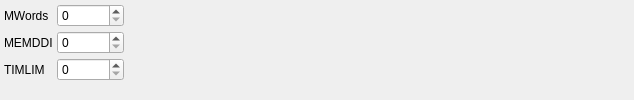
     <widget class="QWidget" name="SYSTEMTab">
      <attribute name="title">
       <string>$SYSTEM</string>
      </attribute>
      <layout class="QHBoxLayout" name="horizontalLayout_4">
       <property name="spacing">
        <number>4</number>
       </property>
       <property name="leftMargin">
        <number>4</number>
       </property>
       <property name="topMargin">
        <number>4</number>
       </property>
       <property name="rightMargin">
        <number>4</number>
       </property>
       <property name="bottomMargin">
        <number>4</number>
       </property>
       <item>
        <layout class="QFormLayout" name="formLayout_6">
         <item row="0" column="0">
          <widget class="QLabel" name="label_19">
           <property name="sizePolicy">
            <sizepolicy hsizetype="Minimum" vsizetype="Preferred">
             <horstretch>0</horstretch>
             <verstretch>0</verstretch>
            </sizepolicy>
           </property>
           <property name="text">
            <string>MWords</string>
           </property>
          </widget>
         </item>
         <item row="0" column="1">
          <widget class="QSpinBox" name="MWORDSSpin">
           <property name="minimum">
            <number>0</number>
           </property>
           <property name="maximum">
            <number>1000000000</number>
           </property>
           <property name="singleStep">
            <number>16</number>
           </property>
           <property name="value">
            <number>0</number>
           </property>
          </widget>
         </item>
         <item row="1" column="0">
          <widget class="QLabel" name="label_18">
           <property name="sizePolicy">
            <sizepolicy hsizetype="Minimum" vsizetype="Preferred">
             <horstretch>0</horstretch>
             <verstretch>0</verstretch>
            </sizepolicy>
           </property>
           <property name="text">
            <string>MEMDDI</string>
           </property>
          </widget>
         </item>
         <item row="1" column="1">
          <widget class="QSpinBox" name="MEMDDISpin">
           <property name="minimum">
            <number>0</number>
           </property>
           <property name="maximum">
            <number>1000000000</number>
           </property>
           <property name="singleStep">
            <number>16</number>
           </property>
           <property name="value">
            <number>0</number>
           </property>
          </widget>
         </item>
         <item row="2" column="0">
          <widget class="QLabel" name="label_20">
           <property name="sizePolicy">
            <sizepolicy hsizetype="Minimum" vsizetype="Preferred">
             <horstretch>0</horstretch>
             <verstretch>0</verstretch>
            </sizepolicy>
           </property>
           <property name="text">
            <string>TIMLIM</string>
           </property>
          </widget>
         </item>
         <item row="2" column="1">
          <widget class="QSpinBox" name="TIMLIMSpin">
           <property name="minimum">
            <number>0</number>
           </property>
           <property name="maximum">
            <number>1000000000</number>
           </property>
           <property name="singleStep">
            <number>100</number>
           </property>
           <property name="value">
            <number>0</number>
           </property>
          </widget>
         </item>
        </layout>
       </item>
       <item>
        <spacer name="horizontalSpacer_2">
         <property name="orientation">
          <enum>Qt::Horizontal</enum>
         </property>
         <property name="sizeHint" stdset="0">
          <size>
           <width>506</width>
           <height>20</height>
          </size>
         </property>
        </spacer>
       </item>
      </layout>
     </widget>
